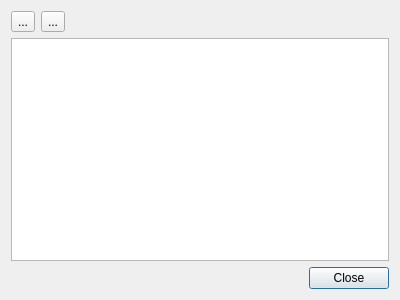
<?xml version="1.0" encoding="UTF-8"?>
<ui version="4.0">
 <class>TaskRecordsDialog</class>
 <widget class="QDialog" name="TaskRecordsDialog">
  <property name="geometry">
   <rect>
    <x>0</x>
    <y>0</y>
    <width>400</width>
    <height>300</height>
   </rect>
  </property>
  <property name="windowTitle">
   <string>Dialog</string>
  </property>
  <layout class="QVBoxLayout" name="verticalLayout">
   <item>
    <layout class="QHBoxLayout" name="horizontalLayout">
     <item>
      <widget class="QToolButton" name="addButton">
       <property name="toolTip">
        <string>Add Record</string>
       </property>
       <property name="text">
        <string>...</string>
       </property>
       <property name="icon">
        <iconset resource="resources.qrc">
         <normaloff>:/new/prefix1/resources/list-add-3.ico</normaloff>:/new/prefix1/resources/list-add-3.ico</iconset>
       </property>
      </widget>
     </item>
     <item>
      <widget class="QToolButton" name="removeButton">
       <property name="toolTip">
        <string>Remove Record</string>
       </property>
       <property name="text">
        <string>...</string>
       </property>
       <property name="icon">
        <iconset resource="resources.qrc">
         <normaloff>:/new/prefix1/resources/edit_remove.png</normaloff>:/new/prefix1/resources/edit_remove.png</iconset>
       </property>
      </widget>
     </item>
     <item>
      <spacer name="horizontalSpacer">
       <property name="orientation">
        <enum>Qt::Horizontal</enum>
       </property>
       <property name="sizeHint" stdset="0">
        <size>
         <width>40</width>
         <height>20</height>
        </size>
       </property>
      </spacer>
     </item>
    </layout>
   </item>
   <item>
    <widget class="QTableView" name="tableView"/>
   </item>
   <item>
    <widget class="QDialogButtonBox" name="buttonBox">
     <property name="orientation">
      <enum>Qt::Horizontal</enum>
     </property>
     <property name="standardButtons">
      <set>QDialogButtonBox::Close</set>
     </property>
    </widget>
   </item>
  </layout>
 </widget>
 <resources>
  <include location="resources.qrc"/>
 </resources>
 <connections>
  <connection>
   <sender>buttonBox</sender>
   <signal>accepted()</signal>
   <receiver>TaskRecordsDialog</receiver>
   <slot>accept()</slot>
   <hints>
    <hint type="sourcelabel">
     <x>248</x>
     <y>254</y>
    </hint>
    <hint type="destinationlabel">
     <x>157</x>
     <y>274</y>
    </hint>
   </hints>
  </connection>
  <connection>
   <sender>buttonBox</sender>
   <signal>rejected()</signal>
   <receiver>TaskRecordsDialog</receiver>
   <slot>reject()</slot>
   <hints>
    <hint type="sourcelabel">
     <x>316</x>
     <y>260</y>
    </hint>
    <hint type="destinationlabel">
     <x>286</x>
     <y>274</y>
    </hint>
   </hints>
  </connection>
 </connections>
</ui>
